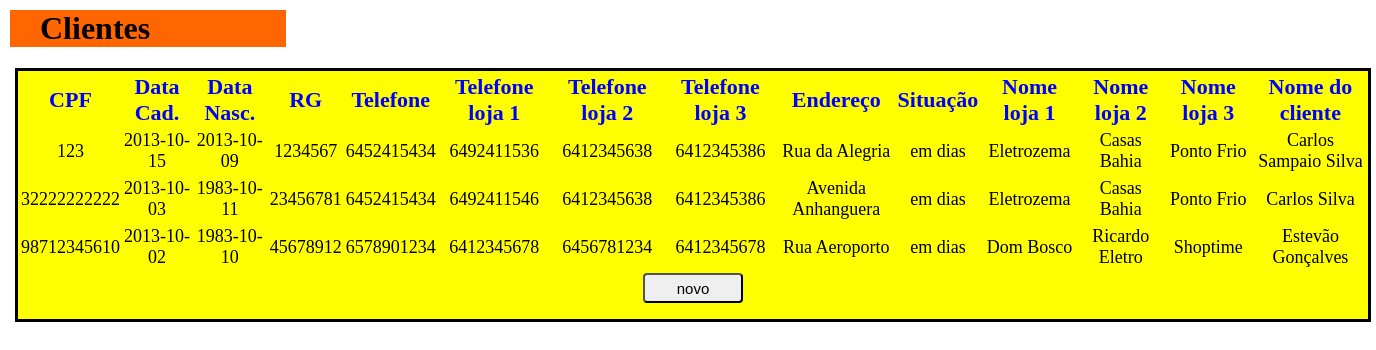
The app's page /SitePapelaria/paginas/mostrarClientes.php with its own data.
### tables this page shows
CREATE TABLE IF NOT EXISTS `cliente` (
  `cpf` varchar(11) NOT NULL,
  `data_cadastro` date NOT NULL,
  `data_nascimento` date NOT NULL,
  `rg` varchar(8) NOT NULL,
  `telefone` varchar(10) NOT NULL,
  `telefone_loja1` varchar(10) NOT NULL,
  `telefone_loja2` varchar(10) NOT NULL,
  `telefone_loja3` varchar(10) NOT NULL,
  `endereco` varchar(50) NOT NULL,
  `situacao` varchar(50) NOT NULL,
  `nome_loja1` varchar(50) NOT NULL,
  `nome_loja2` varchar(50) NOT NULL,
  `nome_loja3` varchar(50) NOT NULL,
  `nome` varchar(50) NOT NULL,
  PRIMARY KEY (`cpf`)
);

### SitePapelaria/paginas/mostrarClientes.php (the view, shortened to what this page needs)
<html>
    <link rel="stylesheet" type="text/css" href="http://localhost/SitePapelaria/css/estilo.css">
    <body>
        <?php
        $conexao = new mysqli("localhost", "root", "", "papelaria2");
        $query = "SELECT * FROM cliente;";
        echo '<h1>Clientes</h1>';
        echo '<div id="divTabelaClientes">';
        echo "<table>";
        echo "<th>CPF</th>";
        echo "<th>Data Cad.</th>";
        echo "<th>Data Nasc.</th>";
        echo "<th>RG</th>";
        echo "<th>Telefone</th>";
        echo "<th>Telefone loja 1</th>";
        echo "<th>Telefone loja 2</th>";
        echo "<th>Telefone loja 3</th>";
        echo "<th>Endereço</th>";
        echo "<th>Situação</th>";
        echo "<th>Nome loja 1</th>";
        echo "<th>Nome loja 2</th>";
        echo "<th>Nome loja 3</th>";
        echo "<th>Nome do cliente</th>";
        if ($result = $conexao->query($query)) {
            while ($row = $result->fetch_array()) {
                echo "<tr>";
                echo "<td>";
                printf(" %s", $row [0]);
                echo "</td>";
                echo "<td>";
                printf(" %s", $row [1]);
                echo "</td>";
                echo "<td>";
                printf(" %s", $row [2]);
                echo "</td>";
                echo "<td>";
                printf(" %s", $row [3]);
                echo "</td>";
                echo "<td>";
                printf(" %s", $row [4]);
                echo "</td>";
                echo "<td>";
                printf(" %s", $row [5]);
                echo "</td>";
                echo "<td>";
                printf(" %s", $row [6]);
                echo "</td>";
                echo "<td>";
                printf(" %s", $row [7]);
                echo "</td>";
                echo "<td>";
                printf(" %s", $row [8]);
                echo "</td>";
                if ($row[9] == "true") {
                    echo "<td>";
                    echo 'em dias';
                    echo "</td>";
                } else {
                    echo "<td>";
                    echo 'bloqueado';
                    echo "</td>";
                }
                echo "<td>";
                printf(" %s", $row [10]);
                echo "</td>";
                echo "<td>";
                printf(" %s", $row [11]);
                echo "</td>";
                echo "<td>";
                printf(" %s", $row [12]);
                echo "</td>";
                echo "<td>";
                printf(" %s", $row [13]);
                echo "</td>";
                echo "<tr>";
            }
        }
        echo "</table>";
        ?>
        <form method="POST" action="cliente.php">
            <input type="submit" name="novoCliente" value="novo">
        </form>
    </body>
</html>

### SitePapelaria/css/estilo.css (style rules this page uses)
body { background: white; padding:0px; padding-left: 10px; margin:0px; padding-top: 10px; }
h1 { background: #F60; padding-left: 30px; width: 18%; }
input[type="submit"] { width: 100px; height: 30px; border-radius: 4px; font-size: 15px; }
#divTabelaClientes { margin: 0 auto; padding: 0; background-color: yellow; text-align: center; border-style: solid; width: 1350px; }
th { color: blue; font-size: 22px; text-align: center; }
td { text-align: center; font-size: 18px; }
tr { text-align: center; }

### records on screen
cliente: cpf "123", data_cadastro "2013-10-15", data_nascimento "2013-10-09", rg "1234567", telefone "6452415434", telefone_loja1 "6492411536", telefone_loja2 "6412345638", telefone_loja3 "6412345386", endereco "Rua da Alegria", situacao "em dias", nome_loja1 "Eletrozema", nome_loja2 "Casas Bahia", nome_loja3 "Ponto Frio", nome "Carlos Sampaio Silva"
cliente: cpf "32222222222", data_cadastro "2013-10-03", data_nascimento "1983-10-11", rg "23456781", telefone "6452415434", telefone_loja1 "6492411546", telefone_loja2 "6412345638", telefone_loja3 "6412345386", endereco "Avenida Anhanguera", situacao "em dias", nome_loja1 "Eletrozema", nome_loja2 "Casas Bahia", nome_loja3 "Ponto Frio", nome "Carlos Silva"
cliente: cpf "98712345610", data_cadastro "2013-10-02", data_nascimento "1983-10-10", rg "45678912", telefone "6578901234", telefone_loja1 "6412345678", telefone_loja2 "6456781234", telefone_loja3 "6412345678", endereco "Rua Aeroporto", situacao "em dias", nome_loja1 "Dom Bosco", nome_loja2 "Ricardo Eletro", nome_loja3 "Shoptime", nome "Estevão Gonçalves"
